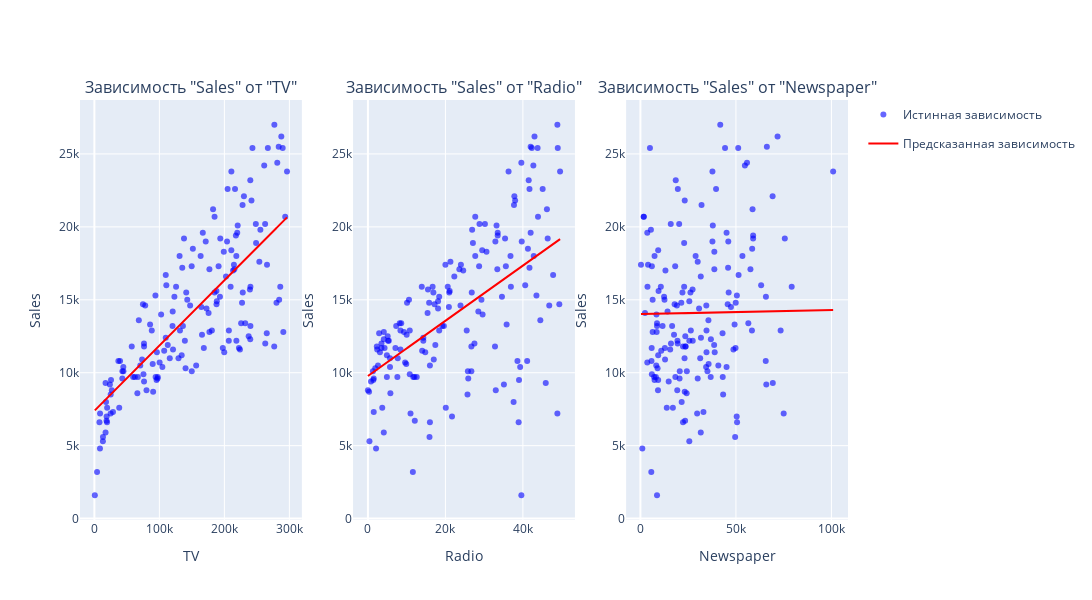

Notebook source saved alongside this figure:
### Code cell
# создаём subplot с тремя графиками
fig = make_subplots(
    rows=1, cols=n_features,
    subplot_titles=[f'Зависимость "Sales" от "{f}"' for f in features]
)

# зависимость фактического "Sales" от каждого признака на Train -> "истинная зависимость"
for i, feature in enumerate(features):
    fig.add_trace(
        go.Scatter(
            x=X_train[feature],
            y=y_train,
            mode='markers',
            name='Истинная зависимость',
            legendgroup='actual',
            marker=dict(color='blue', opacity=0.6),
            showlegend=(i == 0)
        ),
        row=1, col=i + 1
    )

    # зависимость предсказанного "Sales" от каждого признака на Train -> "предсказанная зависимость"
    fig.add_trace(
        go.Scatter(
            x=X_train[feature],
            y=preds_train_dict[feature],
            mode='lines',
            name='Предсказанная зависимость',
            legendgroup='predicted',
            marker=dict(color='red', opacity=0.6),
            showlegend=(i == 0)
        ),
        row=1, col=i + 1
    )

# настройки графика
fig.update_layout(
    height=600, width=2000,
)

for i, feature in enumerate(features):
    fig.update_xaxes(title_text=feature, row=1, col=i + 1)
    fig.update_yaxes(title_text="Sales", row=1, col=i + 1)

fig.show()

### Figure 1 — Plotly figure (JSON) as saved in the notebook; plotly's stock layout.template omitted (floating-point values rounded to 4 significant figures; data arrays with more than 128 entries replaced by an {"elided": "..."} marker saying what was removed)
{"data": [{"legendgroup": "actual", "marker": {"color": "blue", "opacity": 0.6}, "mode": "markers", "name": "Истинная зависимость", "showlegend": true, "type": "scatter", "x": {"elided": "160 float values"}, "xaxis": "x", "y": {"elided": "160 float values"}, "yaxis": "y"}, {"legendgroup": "predicted", "marker": {"color": "red", "opacity": 0.6}, "mode": "lines", "name": "Предсказанная зависимость", "showlegend": true, "type": "scatter", "x": {"elided": "160 float values"}, "xaxis": "x", "y": {"elided": "160 float values"}, "yaxis": "y"}, {"legendgroup": "actual", "marker": {"color": "blue", "opacity": 0.6}, "mode": "markers", "name": "Истинная зависимость", "showlegend": false, "type": "scatter", "x": {"elided": "160 float values"}, "xaxis": "x2", "y": {"elided": "160 float values"}, "yaxis": "y2"}, {"legendgroup": "predicted", "marker": {"color": "red", "opacity": 0.6}, "mode": "lines", "name": "Предсказанная зависимость", "showlegend": false, "type": "scatter", "x": {"elided": "160 float values"}, "xaxis": "x2", "y": {"elided": "160 float values"}, "yaxis": "y2"}, {"legendgroup": "actual", "marker": {"color": "blue", "opacity": 0.6}, "mode": "markers", "name": "Истинная зависимость", "showlegend": false, "type": "scatter", "x": {"elided": "160 float values"}, "xaxis": "x3", "y": {"elided": "160 float values"}, "yaxis": "y3"}, {"legendgroup": "predicted", "marker": {"color": "red", "opacity": 0.6}, "mode": "lines", "name": "Предсказанная зависимость", "showlegend": false, "type": "scatter", "x": {"elided": "160 float values"}, "xaxis": "x3", "y": {"elided": "160 float values"}, "yaxis": "y3"}], "layout": {"annotations": [{"font": {"size": 16}, "showarrow": false, "text": "Зависимость \"Sales\" от \"TV\"", "x": 0.1444, "xanchor": "center", "xref": "paper", "y": 1, "yanchor": "bottom", "yref": "paper"}, {"font": {"size": 16}, "showarrow": false, "text": "Зависимость \"Sales\" от \"Radio\"", "x": 0.5, "xanchor": "center", "xref": "paper", "y": 1, "yanchor": "bottom", "yref": "paper"}, {"font": {"size": 16}, "showarrow": false, "text": "Зависимость \"Sales\" от \"Newspaper\"", "x": 0.8556, "xanchor": "center", "xref": "paper", "y": 1, "yanchor": "bottom", "yref": "paper"}], "height": 600, "width": 2000, "xaxis": {"anchor": "y", "domain": [0, 0.2889], "title": {"text": "TV"}}, "xaxis2": {"anchor": "y2", "domain": [0.3556, 0.6444], "title": {"text": "Radio"}}, "xaxis3": {"anchor": "y3", "domain": [0.7111, 1], "title": {"text": "Newspaper"}}, "yaxis": {"anchor": "x", "domain": [0, 1], "title": {"text": "Sales"}}, "yaxis2": {"anchor": "x2", "domain": [0, 1], "title": {"text": "Sales"}}, "yaxis3": {"anchor": "x3", "domain": [0, 1], "title": {"text": "Sales"}}}}
